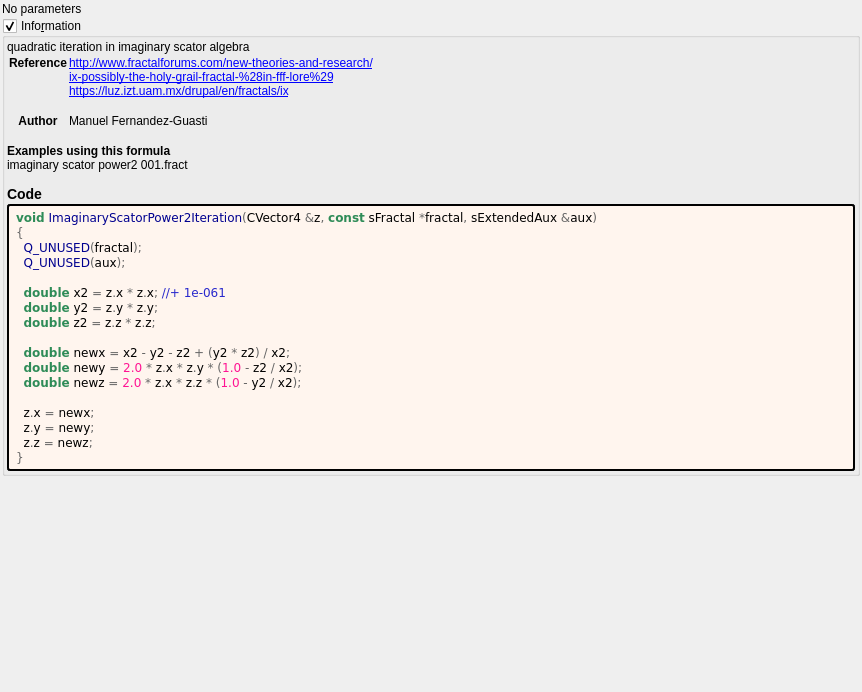
<?xml version="1.0" encoding="UTF-8"?>
<ui version="4.0">
 <class>Form</class>
 <widget class="QWidget" name="Form">
  <property name="geometry">
   <rect>
    <x>0</x>
    <y>0</y>
    <width>862</width>
    <height>692</height>
   </rect>
  </property>
  <property name="windowTitle">
   <string notr="true">imaginary_scator_power2</string>
  </property>
  <layout class="QVBoxLayout" name="verticalLayout">
   <property name="spacing">
    <number>2</number>
   </property>
   <property name="leftMargin">
    <number>2</number>
   </property>
   <property name="topMargin">
    <number>2</number>
   </property>
   <property name="rightMargin">
    <number>2</number>
   </property>
   <property name="bottomMargin">
    <number>2</number>
   </property>
   <item>
    <widget class="QLabel" name="label">
     <property name="text">
      <string>No parameters</string>
     </property>
    </widget>
   </item>
   <item>
    <widget class="MyGroupBox" name="groupCheck_info">
     <property name="title">
      <string>Info&amp;rmation</string>
     </property>
     <property name="flat">
      <bool>false</bool>
     </property>
     <property name="checkable">
      <bool>true</bool>
     </property>
     <layout class="QVBoxLayout" name="verticalLayout_2">
      <property name="spacing">
       <number>2</number>
      </property>
      <property name="leftMargin">
       <number>2</number>
      </property>
      <property name="topMargin">
       <number>2</number>
      </property>
      <property name="rightMargin">
       <number>2</number>
      </property>
      <property name="bottomMargin">
       <number>2</number>
      </property>
      <item>
       <widget class="QLabel" name="label_information_general">
        <property name="text">
         <string notr="true">&lt;p&gt;quadratic iteration in imaginary scator algebra&lt;/p&gt;&lt;table&gt;
&lt;tr&gt;&lt;th&gt;Reference&lt;/th&gt;&lt;td&gt;&lt;a href=&quot;http://www.fractalforums.com/new-theories-and-research/&quot;&gt;http://www.fractalforums.com/new-theories-and-research/&lt;br&gt;
&lt;a href=&quot;ix-possibly-the-holy-grail-fractal-%28in-fff-lore%29&quot;&gt;ix-possibly-the-holy-grail-fractal-%28in-fff-lore%29&lt;br&gt;
&lt;a href=&quot;https://luz.izt.uam.mx/drupal/en/fractals/ix&quot;&gt;https://luz.izt.uam.mx/drupal/en/fractals/ix&lt;br&gt;
&lt;/td&gt;&lt;/tr&gt;
&lt;tr&gt;&lt;th&gt;Author&lt;/th&gt;&lt;td&gt;Manuel Fernandez-Guasti&lt;br&gt;
&lt;/td&gt;&lt;/tr&gt;
&lt;/table&gt;
&lt;br&gt;&lt;b&gt;Examples using this formula&lt;/b&gt;&lt;br&gt;imaginary scator power2 001.fract&lt;h3&gt;Code&lt;/h3&gt;</string>
        </property>
        <property name="wordWrap">
         <bool>true</bool>
        </property>
        <property name="openExternalLinks">
         <bool>true</bool>
        </property>
        <property name="textInteractionFlags">
         <set>Qt::LinksAccessibleByMouse|Qt::TextSelectableByMouse</set>
        </property>
       </widget>
      </item>
      <item>
       <widget class="QLabel" name="label_code_content">
        <property name="styleSheet">
         <string notr="true">border-style: outset; border-width: 2px; border-radius: 3px; border-color: black; background-color: #fff5ee; padding: 4px;</string>
        </property>
        <property name="text">
         <string notr="true">&lt;body style=&quot;background-color:#fff5ee&quot;&gt;
&lt;pre style=&quot;color:#000000; background-color:#fff5ee;  font-family:'Courier New',monospace;&quot;&gt;&lt;span style=&quot;color:#2e8b57; font-weight:bold&quot;&gt;void&lt;/span&gt; &lt;span style=&quot;color:#00008f&quot;&gt;ImaginaryScatorPower2Iteration&lt;/span&gt;&lt;span style=&quot;color:#676767&quot;&gt;(&lt;/span&gt;CVector4 &lt;span style=&quot;color:#676767&quot;&gt;&amp;amp;&lt;/span&gt;z&lt;span style=&quot;color:#676767&quot;&gt;,&lt;/span&gt; &lt;span style=&quot;color:#2e8b57; font-weight:bold&quot;&gt;const&lt;/span&gt; sFractal &lt;span style=&quot;color:#676767&quot;&gt;*&lt;/span&gt;fractal&lt;span style=&quot;color:#676767&quot;&gt;,&lt;/span&gt; sExtendedAux &lt;span style=&quot;color:#676767&quot;&gt;&amp;amp;&lt;/span&gt;aux&lt;span style=&quot;color:#676767&quot;&gt;)&lt;/span&gt;
&lt;span style=&quot;color:#676767&quot;&gt;{&lt;/span&gt;
  &lt;span style=&quot;color:#00008f&quot;&gt;Q_UNUSED&lt;/span&gt;&lt;span style=&quot;color:#676767&quot;&gt;(&lt;/span&gt;fractal&lt;span style=&quot;color:#676767&quot;&gt;);&lt;/span&gt;
  &lt;span style=&quot;color:#00008f&quot;&gt;Q_UNUSED&lt;/span&gt;&lt;span style=&quot;color:#676767&quot;&gt;(&lt;/span&gt;aux&lt;span style=&quot;color:#676767&quot;&gt;);&lt;/span&gt;

  &lt;span style=&quot;color:#2e8b57; font-weight:bold&quot;&gt;double&lt;/span&gt; x2 &lt;span style=&quot;color:#676767&quot;&gt;=&lt;/span&gt; z&lt;span style=&quot;color:#676767&quot;&gt;.&lt;/span&gt;x &lt;span style=&quot;color:#676767&quot;&gt;*&lt;/span&gt; z&lt;span style=&quot;color:#676767&quot;&gt;.&lt;/span&gt;x&lt;span style=&quot;color:#676767&quot;&gt;;&lt;/span&gt; &lt;span style=&quot;color:#2929cc&quot;&gt;//+ 1e-061&lt;/span&gt;
  &lt;span style=&quot;color:#2e8b57; font-weight:bold&quot;&gt;double&lt;/span&gt; y2 &lt;span style=&quot;color:#676767&quot;&gt;=&lt;/span&gt; z&lt;span style=&quot;color:#676767&quot;&gt;.&lt;/span&gt;y &lt;span style=&quot;color:#676767&quot;&gt;*&lt;/span&gt; z&lt;span style=&quot;color:#676767&quot;&gt;.&lt;/span&gt;y&lt;span style=&quot;color:#676767&quot;&gt;;&lt;/span&gt;
  &lt;span style=&quot;color:#2e8b57; font-weight:bold&quot;&gt;double&lt;/span&gt; z2 &lt;span style=&quot;color:#676767&quot;&gt;=&lt;/span&gt; z&lt;span style=&quot;color:#676767&quot;&gt;.&lt;/span&gt;z &lt;span style=&quot;color:#676767&quot;&gt;*&lt;/span&gt; z&lt;span style=&quot;color:#676767&quot;&gt;.&lt;/span&gt;z&lt;span style=&quot;color:#676767&quot;&gt;;&lt;/span&gt;

  &lt;span style=&quot;color:#2e8b57; font-weight:bold&quot;&gt;double&lt;/span&gt; newx &lt;span style=&quot;color:#676767&quot;&gt;=&lt;/span&gt; x2 &lt;span style=&quot;color:#676767&quot;&gt;-&lt;/span&gt; y2 &lt;span style=&quot;color:#676767&quot;&gt;-&lt;/span&gt; z2 &lt;span style=&quot;color:#676767&quot;&gt;+ (&lt;/span&gt;y2 &lt;span style=&quot;color:#676767&quot;&gt;*&lt;/span&gt; z2&lt;span style=&quot;color:#676767&quot;&gt;) /&lt;/span&gt; x2&lt;span style=&quot;color:#676767&quot;&gt;;&lt;/span&gt;
  &lt;span style=&quot;color:#2e8b57; font-weight:bold&quot;&gt;double&lt;/span&gt; newy &lt;span style=&quot;color:#676767&quot;&gt;=&lt;/span&gt; &lt;span style=&quot;color:#ff1493&quot;&gt;2.0&lt;/span&gt; &lt;span style=&quot;color:#676767&quot;&gt;*&lt;/span&gt; z&lt;span style=&quot;color:#676767&quot;&gt;.&lt;/span&gt;x &lt;span style=&quot;color:#676767&quot;&gt;*&lt;/span&gt; z&lt;span style=&quot;color:#676767&quot;&gt;.&lt;/span&gt;y &lt;span style=&quot;color:#676767&quot;&gt;* (&lt;/span&gt;&lt;span style=&quot;color:#ff1493&quot;&gt;1.0&lt;/span&gt; &lt;span style=&quot;color:#676767&quot;&gt;-&lt;/span&gt; z2 &lt;span style=&quot;color:#676767&quot;&gt;/&lt;/span&gt; x2&lt;span style=&quot;color:#676767&quot;&gt;);&lt;/span&gt;
  &lt;span style=&quot;color:#2e8b57; font-weight:bold&quot;&gt;double&lt;/span&gt; newz &lt;span style=&quot;color:#676767&quot;&gt;=&lt;/span&gt; &lt;span style=&quot;color:#ff1493&quot;&gt;2.0&lt;/span&gt; &lt;span style=&quot;color:#676767&quot;&gt;*&lt;/span&gt; z&lt;span style=&quot;color:#676767&quot;&gt;.&lt;/span&gt;x &lt;span style=&quot;color:#676767&quot;&gt;*&lt;/span&gt; z&lt;span style=&quot;color:#676767&quot;&gt;.&lt;/span&gt;z &lt;span style=&quot;color:#676767&quot;&gt;* (&lt;/span&gt;&lt;span style=&quot;color:#ff1493&quot;&gt;1.0&lt;/span&gt; &lt;span style=&quot;color:#676767&quot;&gt;-&lt;/span&gt; y2 &lt;span style=&quot;color:#676767&quot;&gt;/&lt;/span&gt; x2&lt;span style=&quot;color:#676767&quot;&gt;);&lt;/span&gt;

  z&lt;span style=&quot;color:#676767&quot;&gt;.&lt;/span&gt;x &lt;span style=&quot;color:#676767&quot;&gt;=&lt;/span&gt; newx&lt;span style=&quot;color:#676767&quot;&gt;;&lt;/span&gt;
  z&lt;span style=&quot;color:#676767&quot;&gt;.&lt;/span&gt;y &lt;span style=&quot;color:#676767&quot;&gt;=&lt;/span&gt; newy&lt;span style=&quot;color:#676767&quot;&gt;;&lt;/span&gt;
  z&lt;span style=&quot;color:#676767&quot;&gt;.&lt;/span&gt;z &lt;span style=&quot;color:#676767&quot;&gt;=&lt;/span&gt; newz&lt;span style=&quot;color:#676767&quot;&gt;;&lt;/span&gt;
&lt;span style=&quot;color:#676767&quot;&gt;}&lt;/span&gt;
&lt;/pre&gt;
&lt;/body&gt;</string>
        </property>
        <property name="wordWrap">
         <bool>true</bool>
        </property>
        <property name="openExternalLinks">
         <bool>true</bool>
        </property>
        <property name="textInteractionFlags">
         <set>Qt::LinksAccessibleByMouse|Qt::TextSelectableByMouse</set>
        </property>
       </widget>
      </item>
     </layout>
    </widget>
   </item>
   <item>
    <spacer name="verticalSpacer">
     <property name="orientation">
      <enum>Qt::Vertical</enum>
     </property>
     <property name="sizeHint" stdset="0">
      <size>
       <width>20</width>
       <height>40</height>
      </size>
     </property>
    </spacer>
   </item>
  </layout>
 </widget>
 <customwidgets>
  <customwidget>
   <class>MyGroupBox</class>
   <extends>QGroupBox</extends>
   <header>my_group_box.h</header>
   <container>1</container>
  </customwidget>
 </customwidgets>
 <tabstops>
  <tabstop>groupCheck_info</tabstop>
 </tabstops>
 <resources/>
 <connections/>
</ui>
